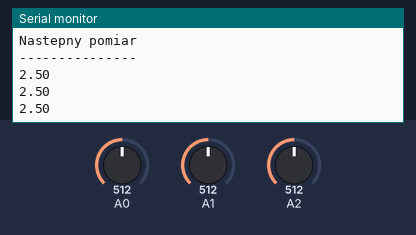
This sketch was run on a simulated Arduino Uno, built with avr-gcc and run on an emulated ATmega328P. Parts: the last lines printed to the serial monitor. Inputs (shaded band) come from the test bench; at power-on: A0 = 512, A1 = 512, A2 = 512.

Above: at 3.3 s.
3.4 s: A0 set to 716
At 6.3 s:
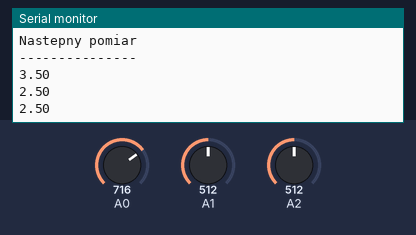
6.7 s: A1 set to 306
At 8.3 s:
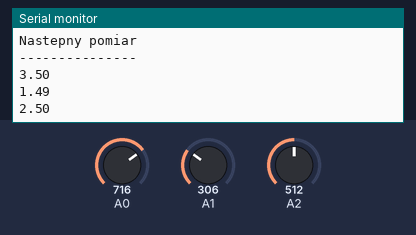
10.0 s: A2 set to 900
At 11.4 s:
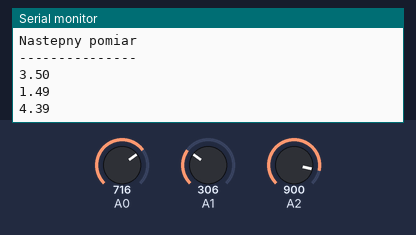
13.3 s: A2 set to 1023
At 15.4 s:
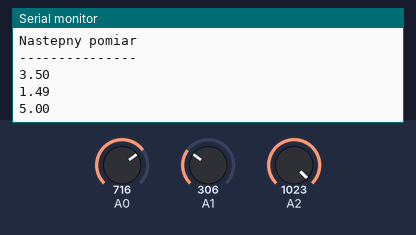
16.6 s: A1 set to 122
At 18.5 s:
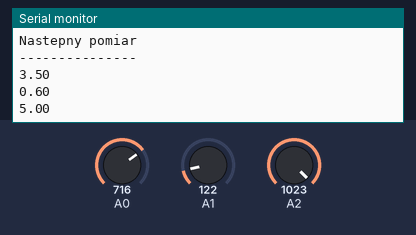
19.9 s: A0 set to 0
At 20.5 s:
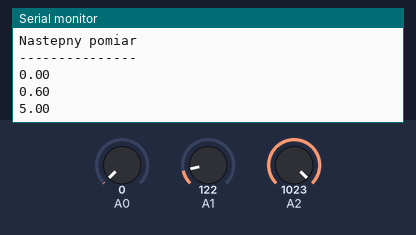
Timing chart, 0 to 22.9 s (numbered marks = the images above; inputs shaded):
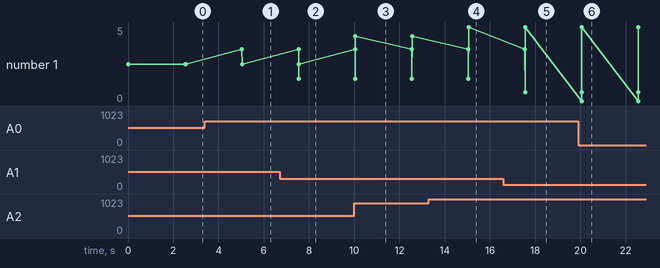

Measured:
- after the input at 3.4 s, the serial monitor: prints a new line after 1.6 s (image 1)
- after the input at 6.7 s, the serial monitor: prints a new line after 0.85 s (image 2)
- after the input at 10.0 s, the serial monitor: prints a new line after 0.05 s (image 3)
- after the input at 13.3 s, the serial monitor: prints a new line after 1.8 s (image 4)
- after the input at 16.6 s, the serial monitor: prints a new line after 0.95 s (image 5)
- after the input at 19.9 s, the serial monitor: prints a new line after 0.15 s (image 6)
- plotted number 1: 2.5 → 4.39 after the input at 10.0 s, 4.39 → 5 after the input at 13.3 s

The sketch:

_3_1a.ino
```cpp
float x,y,z;				// tworzymy zmienną typu float do przechowywania i pracy z
					// liczbami zmiennoprzecinkowymi
void setup()			// początkowa konfiguracja – część przygotowująca układ do
{					// działania
  Serial.begin(9600);		// ustawienie prędkości komunikacji
}
void loop()			// główna pętla
{
  x=analogRead(0)*5/1024.0;	// przypisanie wartości odczytanej z wej. analogowego
  y=analogRead(1)*5/1024.0;	// i przeliczenie na napięcie (*); podzielone przez dokładność
  z=analogRead(2)*5/1024.0;	// przetwornika analogowo cyfrowego
  Serial.println(x);			// wysłanie do komputera wartości x
  Serial.println(y);			// wysłanie do komputera wartości x
  Serial.println(z);			// wysłanie do komputera wartości x
  delay(2500);			// odczekanie 2,5 sekundy
  Serial.println("Nastepny pomiar");	// wysłanie komunikatu
  Serial.println("---------------");		// wysłanie komunikatu
}
```
